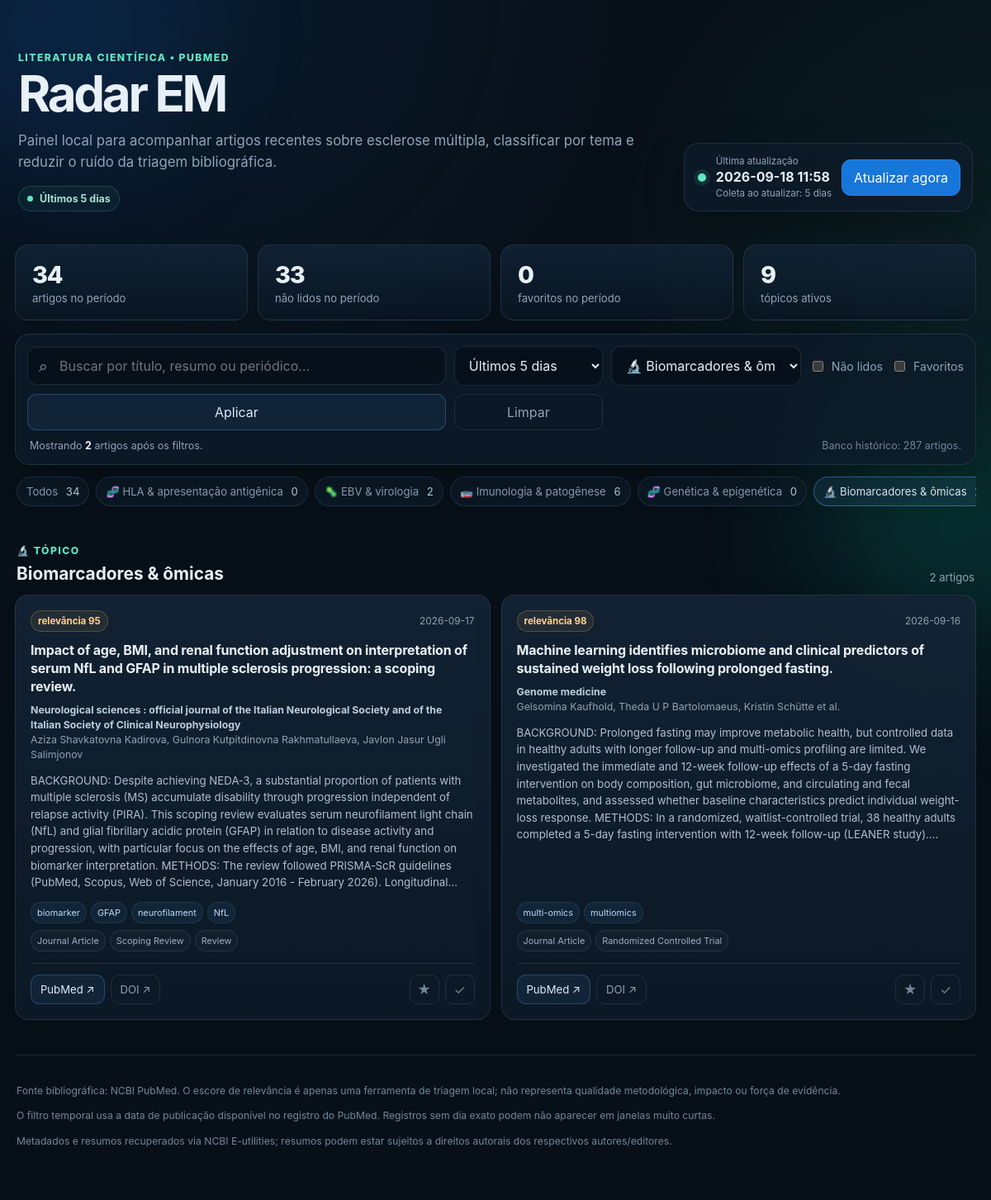
Screenshot of /?topic=biomarkers_omics&days=5 with the database file from the repository.
### tables this page shows
CREATE TABLE runs (
    id INTEGER PRIMARY KEY AUTOINCREMENT,
    started_at TEXT NOT NULL,
    finished_at TEXT,
    status TEXT NOT NULL,
    query TEXT NOT NULL,
    days INTEGER NOT NULL,
    articles_seen INTEGER NOT NULL DEFAULT 0,
    inserted INTEGER NOT NULL DEFAULT 0,
    updated INTEGER NOT NULL DEFAULT 0,
    error TEXT NOT NULL DEFAULT ''
);

CREATE TABLE articles (
    pmid TEXT PRIMARY KEY,
    doi TEXT NOT NULL DEFAULT '',
    pmc_id TEXT NOT NULL DEFAULT '',
    title TEXT NOT NULL,
    abstract TEXT NOT NULL DEFAULT '',
    journal TEXT NOT NULL DEFAULT '',
    pub_date TEXT NOT NULL DEFAULT '',
    authors_json TEXT NOT NULL DEFAULT '[]',
    publication_types_json TEXT NOT NULL DEFAULT '[]',
    mesh_terms_json TEXT NOT NULL DEFAULT '[]',
    keywords_json TEXT NOT NULL DEFAULT '[]',

    primary_topic TEXT NOT NULL DEFAULT 'general',
    topic_scores_json TEXT NOT NULL DEFAULT '{}',
    matched_keywords_json TEXT NOT NULL DEFAULT '{}',
    relevance_score REAL NOT NULL DEFAULT 0,

    is_favorite INTEGER NOT NULL DEFAULT 0,
    is_read INTEGER NOT NULL DEFAULT 0,

    first_seen_at TEXT NOT NULL,
    last_seen_at TEXT NOT NULL
);

### app.py (the view, shortened to what this page needs)
@app.get("/")
def index():
    topic = request.args.get("topic", "").strip()
    search = request.args.get("q", "").strip()
    favorites_only = request.args.get("favorites") == "1"
    unread_only = request.args.get("unread") == "1"
    selected_days, days_arg = _parse_days(request.args.get("days"))
    topics = load_topics(TOPICS_PATH)
    topic_by_id = {item["id"]: item for item in topics}
    if topic and topic not in topic_by_id and topic != "general":
        topic = ""
    articles = repo.list_articles(
        topic=topic,
        search=search,
        favorites_only=favorites_only,
        unread_only=unread_only,
        days=selected_days,
    )
    stats = repo.stats(days=selected_days)
    grouped = defaultdict(list)
    for article in articles:
        grouped[article["primary_topic"]].append(article)
    ordered_groups = []
    for topic_item in topics:
        topic_id = topic_item["id"]
        if grouped.get(topic_id):
            ordered_groups.append((topic_item, grouped[topic_id]))
    update_days = selected_days if selected_days is not None else LOOKBACK_DAYS
    return render_template(
        "index.html",
        topics=topics,
        topic_by_id=topic_by_id,
        groups=ordered_groups,
        stats=stats,
        visible_count=len(articles),
        selected_topic=topic,
        search=search,
        favorites_only=favorites_only,
        unread_only=unread_only,
        selected_days=selected_days,
        selected_days_arg=days_arg,
        period_label=_period_label(selected_days),
        period_options=PERIOD_OPTIONS,
        update_days=update_days,
        lookback_days=LOOKBACK_DAYS,
    )

### app.py (called while the page is built)
def _parse_days(value: str | None) -> tuple[int | None, str]:
    raw = (value or str(DEFAULT_VIEW_DAYS)).strip().lower()
    if raw == "all":
        return None, "all"
    try:
        days = int(raw)
    except (TypeError, ValueError):
        days = DEFAULT_VIEW_DAYS
    days = max(1, min(days, 3650))
    return days, str(days)

def _period_label(selected_days: int | None) -> str:
    if selected_days is None:
        return "Todo o período"
    for value, label in PERIOD_OPTIONS:
        if value == selected_days:
            return label
    return f"Últimos {selected_days} dias"

### radar/classifier.py (called while the page is built)
def load_topics(path: Path) -> list[dict[str, Any]]:
    data = yaml.safe_load(path.read_text(encoding="utf-8"))
    return data["topics"]

### radar/db.py (called while the page is built)
def _period_filter(days: int | None) -> tuple[str, list[object]]:
    if days is None:
        return "", []
    safe_days = max(1, min(int(days), 3650))
    cutoff = date.today() - timedelta(days=safe_days - 1)
    return "pub_date >= ?", [cutoff.isoformat()]

def _decode_row(row: sqlite3.Row) -> dict:
    data = dict(row)
    for col in [
        "authors_json",
        "publication_types_json",
        "mesh_terms_json",
        "keywords_json",
        "topic_scores_json",
        "matched_keywords_json",
    ]:
        data[col[:-5]] = json.loads(data.pop(col) or "[]")
    data["is_favorite"] = bool(data["is_favorite"])
    data["is_read"] = bool(data["is_read"])
    data["pubmed_url"] = f"https://pubmed.ncbi.nlm.nih.gov/{data['pmid']}/"
    data["doi_url"] = f"https://doi.org/{data['doi']}" if data["doi"] else ""
    return data

    @contextmanager
    def connect(self):
        conn = sqlite3.connect(self.db_path)
        conn.row_factory = sqlite3.Row
        try:
            yield conn
            conn.commit()
        finally:
            conn.close()

### templates/index.html (shortened to what this page needs)
{% extends "base.html" %}
{% block content %}
<header class="hero">
  <div>
    <div class="eyebrow">LITERATURA CIENTÍFICA • PUBMED</div>
    <h1>Radar EM</h1>
    <p class="hero-copy">
      Painel local para acompanhar artigos recentes sobre esclerose múltipla,
      classificar por tema e reduzir o ruído da triagem bibliográfica.
    </p>
    <div class="period-badge" aria-label="Período atualmente exibido">
      <span class="period-badge-dot"></span>
      {{ period_label }}
    </div>
  </div>
  <div class="update-box">
    <div class="status-dot"></div>
    <div>
      <div class="small-label">Última atualização</div>
      <strong>
        {% if stats.last_run %}
          {{ stats.last_run.finished_at[:16].replace("T", " ") }}
        {% else %}
          ainda não executada
        {% endif %}
      </strong>
      <div class="small-label update-window">Coleta ao atualizar: {{ update_days }} dia{% if update_days != 1 %}s{% endif %}</div>
    </div>
    <button id="updateButton" class="button primary" data-days="{{ update_days }}">
      Atualizar agora
    </button>
  </div>
</header>
<section class="stats" aria-label="Resumo do período">
  <article class="stat">
    <span class="stat-number">{{ stats.total }}</span>
    <span class="stat-label">artigos no período</span>
  </article>
  <article class="stat">
    <span class="stat-number">{{ stats.unread }}</span>
    <span class="stat-label">não lidos no período</span>
  </article>
  <article class="stat">
    <span class="stat-number">{{ stats.favorites }}</span>
    <span class="stat-label">favoritos no período</span>
  </article>
  <article class="stat">
    <span class="stat-number">{{ stats.by_topic|length }}</span>
    <span class="stat-label">tópicos ativos</span>
  </article>
</section>
<section class="toolbar panel">
  <form method="get" class="filter-form">
    <div class="search-wrap">
      <span class="search-icon">⌕</span>
      <input
        type="search"
        name="q"
        value="{{ search }}"
        placeholder="Buscar por título, resumo ou periódico..."
        aria-label="Buscar artigos"
      >
    </div>
    <select id="periodSelect" name="days" aria-label="Filtrar por período">
      {% for value, label in period_options %}
        <option value="{{ 'all' if value is none else value }}" {% if selected_days == value %}selected{% endif %}>
          {{ label }}
        </option>
      {% endfor %}
    </select>
    <select name="topic" aria-label="Filtrar por tópico">
      {% for t in topics %}
        <option value="{{ t.id }}" {% if selected_topic == t.id %}selected{% endif %}>
          {{ t.icon }} {{ t.label }}
        </option>
      {% endfor %}
    </select>
    <label class="check">
      <input type="checkbox" name="unread" value="1" {% if unread_only %}checked{% endif %}>
      Não lidos
    </label>
    <label class="check">
      <input type="checkbox" name="favorites" value="1" {% if favorites_only %}checked{% endif %}>
      Favoritos
    </label>
    <button class="button" type="submit">Aplicar</button>
    <a class="button ghost" href="{{ url_for('reset_filters') }}">Limpar</a>
  </form>
  <div class="filter-summary">
    <span>
      Mostrando <strong>{{ visible_count }}</strong>
      {% if visible_count == 1 %}artigo{% else %}artigos{% endif %}
      {% if visible_count != stats.total %}após os filtros{% else %}neste período{% endif %}.
    </span>
    {% if stats.all_time_total != stats.total %}
      <span class="filter-summary-muted">Banco histórico: {{ stats.all_time_total }} artigos.</span>
    {% endif %}
  </div>
</section>
<nav class="topic-strip" aria-label="Tópicos">
  <a
    class="topic-pill {% if not selected_topic %}active{% endif %}"
    href="{{ url_for('index', days=selected_days_arg, q=search or None, favorites='1' if favorites_only else None, unread='1' if unread_only else None) }}"
  >
    Todos <span>{{ stats.total }}</span>
  </a>
  {% for t in topics %}
    {% set count = stats.by_topic.get(t.id, 0) %}
    <a
      class="topic-pill {% if selected_topic == t.id %}active{% endif %}"
      href="{{ url_for('index', topic=t.id, days=selected_days_arg, q=search or None, favorites='1' if favorites_only else None, unread='1' if unread_only else None) }}"
    >
      {{ t.icon }} {{ t.label }} <span>{{ count }}</span>
    </a>
  {% endfor %}
  {% set general_count = stats.by_topic.get('general', 0) %}
</nav>
{% for topic, articles in groups %}
<section class="topic-section">
  <div class="section-heading">
    <div>
      <div class="eyebrow">{{ topic.icon }} TÓPICO</div>
      <h2>{{ topic.label }}</h2>
    </div>
    <div class="section-count">{{ articles|length }} artigo{% if articles|length != 1 %}s{% endif %}</div>
  </div>
  <div class="cards">
    {% for a in articles %}
    <article class="article-card {% if a.is_read %}is-read{% endif %}" data-pmid="{{ a.pmid }}">
      <div class="card-topline">
        <span class="score {% if a.relevance_score >= 80 %}score-high{% endif %}">
          relevância {{ "%.0f"|format(a.relevance_score) }}
        </span>
        <span class="date">{{ a.pub_date or "data não informada" }}</span>
      </div>
      <h3>{{ a.title }}</h3>
      <div class="meta">
        {% if a.journal %}<span class="journal">{{ a.journal }}</span>{% endif %}
        {% if a.authors %}
          <span>{{ a.authors[:3]|join(", ") }}{% if a.authors|length > 3 %} et al.{% endif %}</span>
        {% endif %}
      </div>
      {% if a.abstract %}
        <p class="abstract">{{ a.abstract }}</p>
      {% else %}
        <p class="abstract muted">Resumo não disponível no registro recuperado.</p>
      {% endif %}
      {% set hits = a.matched_keywords.get(a.primary_topic, []) %}
      {% if hits %}
      <div class="tags">
        {% for tag in hits[:6] %}
          <span>{{ tag }}</span>
        {% endfor %}
      </div>
      {% endif %}
      {% if a.publication_types %}
      <div class="types">
        {% for ptype in a.publication_types[:3] %}
          <span>{{ ptype }}</span>
        {% endfor %}
      </div>
      {% endif %}
      <div class="card-actions">
        <a class="button compact" href="{{ a.pubmed_url }}" target="_blank" rel="noopener">
          PubMed ↗
        </a>
        {% if a.doi_url %}
          <a class="button compact ghost" href="{{ a.doi_url }}" target="_blank" rel="noopener">
            DOI ↗
          </a>
        {% endif %}
        <button
          class="icon-button favorite {% if a.is_favorite %}active{% endif %}"
          data-action="favorite"
          title="Favoritar"
          aria-label="Favoritar artigo"
        >
          ★
        </button>
        <button
          class="icon-button read {% if a.is_read %}active{% endif %}"
          data-action="read"
          title="Marcar como lido"
          aria-label="Marcar como lido"
        >
          ✓
        </button>
      </div>
    </article>
    {% endfor %}
  </div>
</section>
{% endfor %}
<footer>
  <p>
    Fonte bibliográfica: NCBI PubMed. O escore de relevância é apenas uma ferramenta
    de triagem local; não representa qualidade metodológica, impacto ou força de evidência.
  </p>
  <p>
    O filtro temporal usa a data de publicação disponível no registro do PubMed.
    Registros sem dia exato podem não aparecer em janelas muito curtas.
  </p>
  <p>
    Metadados e resumos recuperados via NCBI E-utilities; resumos podem estar sujeitos
    a direitos autorais dos respectivos autores/editores.
  </p>
</footer>
{% endblock %}

### rows the page displays
runs: last_run "2026-09-18 11:58"
articles: relevance_score "95", pub_date "2026-09-17", title "Impact of age, BMI, and renal function adjustment on interpretation of serum NfL and GFAP in multiple sclerosis progression: a scoping review.", journal "Neurological sciences : official journal of the Italian Neurological Society and of the Italian Society of Clinical Neurophysiology", authors "Aziza Shavkatovna Kadirova, Gulnora Kutpitdinovna Rakhmatullaeva, Javlon Jasur Ugli Salimjonov", abstract "BACKGROUND: Despite achieving NEDA‑3, a substantial proportion of patients with multiple sclerosis (MS) accumulate disability through progression independent of relapse activity (PIRA). This scoping review evaluates serum neurofilament light chain (NfL) and glial fibrillary acidic protein (GFAP) in relation to disease activity and progression, with particular focus on the effects of age, BMI, and renal function on biomarker interpretation. METHODS: The review followed PRISMA‑ScR guidelines (PubMed, Scopus, Web of Science, January 2016 - February 2026).…", 6 "biomarker" "GFAP" "neurofilament" "NfL", 3 "Journal Article" "Scoping Review" "Review"
articles: relevance_score "98", pub_date "2026-09-16", title "Machine learning identifies microbiome and clinical predictors of sustained weight loss following prolonged fasting.", journal "Genome medicine", authors "Gelsomina Kaufhold, Theda U P Bartolomaeus, Kristin Schütte", shows "et al.", abstract "BACKGROUND: Prolonged fasting may improve metabolic health, but controlled data in healthy adults with longer follow-up and multi-omics profiling are limited. We investigated the immediate and 12-week follow-up effects of a 5-day fasting intervention on body composition, gut microbiome, and circulating and fecal metabolites, and assessed whether baseline characteristics predict individual weight-loss response. METHODS: In a randomized, waitlist-controlled trial, 38 healthy adults completed a 5-day fasting intervention with 12-week follow-up (LEANER…", 6 "multi-omics" "multiomics", 3 "Journal Article" "Randomized Controlled Trial"

### other values shown
{{ period_label }} "Últimos 5 dias"
{{ update_days }} "5"
{{ stats.total }} "34"
{{ stats.unread }} "33"
{{ stats.favorites }} "0"
{{ stats.by_topic|length }} "9"
{{ visible_count }} "2"
{{ stats.all_time_total }} "287"
{{ t.icon }} "🧬" "🦠" "🧫" "🧬" "🔬"
{{ t.label }} "HLA & apresentação antigênica" "EBV & virologia" "Imunologia & patogênese" "Genética & epigenética" "Biomarcadores & ômicas"
{{ count }} "0" "2" "6" "0"
{{ topic.icon }} "🔬"
{{ topic.label }} "Biomarcadores & ômicas"
{{ articles|length }} "2"
form field days "Últimos 5 dias"
